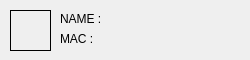
<?xml version="1.0" encoding="UTF-8"?>
<ui version="4.0">
 <class>FormDeviceInfo</class>
 <widget class="QWidget" name="FormDeviceInfo">
  <property name="geometry">
   <rect>
    <x>0</x>
    <y>0</y>
    <width>250</width>
    <height>60</height>
   </rect>
  </property>
  <property name="windowTitle">
   <string>Form</string>
  </property>
  <widget class="QLabel" name="label_mac">
   <property name="geometry">
    <rect>
     <x>60</x>
     <y>30</y>
     <width>181</width>
     <height>17</height>
    </rect>
   </property>
   <property name="text">
    <string>MAC : </string>
   </property>
  </widget>
  <widget class="QLabel" name="label_name">
   <property name="geometry">
    <rect>
     <x>60</x>
     <y>10</y>
     <width>181</width>
     <height>17</height>
    </rect>
   </property>
   <property name="text">
    <string>NAME : </string>
   </property>
  </widget>
  <widget class="QLabel" name="label_icon">
   <property name="geometry">
    <rect>
     <x>10</x>
     <y>10</y>
     <width>41</width>
     <height>41</height>
    </rect>
   </property>
   <property name="frameShape">
    <enum>QFrame::Box</enum>
   </property>
   <property name="text">
    <string/>
   </property>
  </widget>
 </widget>
 <resources/>
 <connections/>
</ui>
